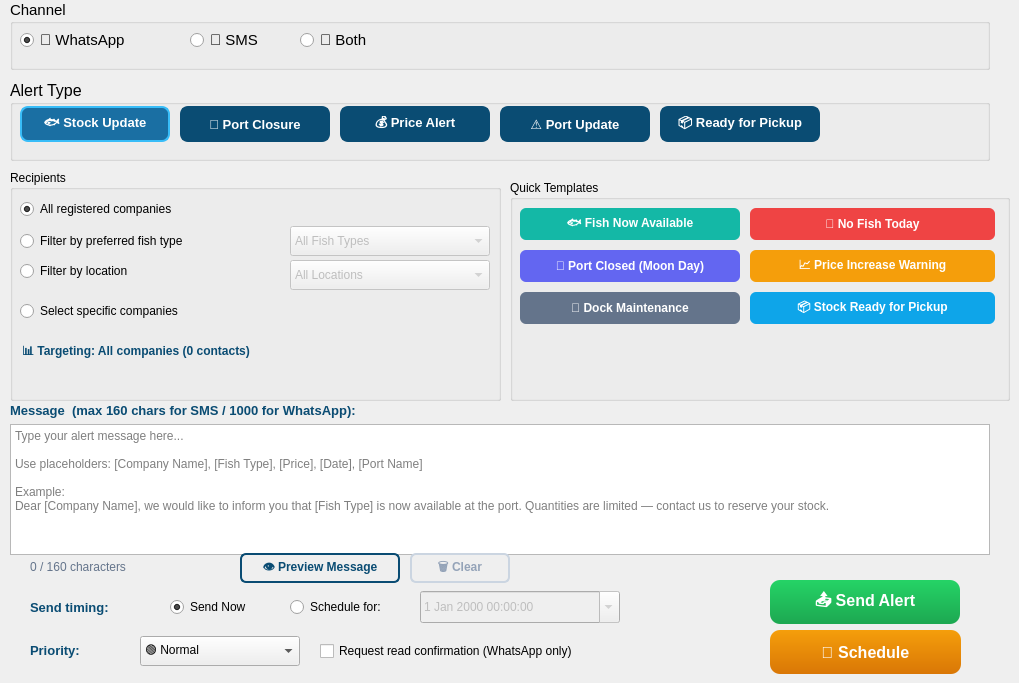
       <widget class="QWidget" name="tab_3">
        <attribute name="title">
         <string>WhatsApp/SMS</string>
        </attribute>
        <widget class="QGroupBox" name="gb_channel">
         <property name="geometry">
          <rect>
           <x>10</x>
           <y>0</y>
           <width>980</width>
           <height>70</height>
          </rect>
         </property>
         <property name="font">
          <font>
           <pointsize>11</pointsize>
          </font>
         </property>
         <property name="title">
          <string>Channel</string>
         </property>
         <widget class="QWidget" name="channelRow" native="true">
          <property name="geometry">
           <rect>
            <x>10</x>
            <y>22</y>
            <width>940</width>
            <height>36</height>
           </rect>
          </property>
          <widget class="QRadioButton" name="ch_whatsapp">
           <property name="geometry">
            <rect>
             <x>0</x>
             <y>6</y>
             <width>160</width>
             <height>24</height>
            </rect>
           </property>
           <property name="text">
            <string>📱 WhatsApp</string>
           </property>
           <property name="checked">
            <bool>true</bool>
           </property>
          </widget>
          <widget class="QRadioButton" name="ch_sms">
           <property name="geometry">
            <rect>
             <x>170</x>
             <y>6</y>
             <width>100</width>
             <height>24</height>
            </rect>
           </property>
           <property name="text">
            <string>💬 SMS</string>
           </property>
          </widget>
          <widget class="QRadioButton" name="ch_both">
           <property name="geometry">
            <rect>
             <x>280</x>
             <y>6</y>
             <width>140</width>
             <height>24</height>
            </rect>
           </property>
           <property name="text">
            <string>📡 Both</string>
           </property>
          </widget>
         </widget>
        </widget>
        <widget class="QGroupBox" name="gb_alerttype">
         <property name="geometry">
          <rect>
           <x>10</x>
           <y>80</y>
           <width>980</width>
           <height>81</height>
          </rect>
         </property>
         <property name="font">
          <font>
           <pointsize>12</pointsize>
          </font>
         </property>
         <property name="title">
          <string>Alert Type</string>
         </property>
         <widget class="QWidget" name="alertTypeRow" native="true">
          <property name="geometry">
           <rect>
            <x>10</x>
            <y>22</y>
            <width>940</width>
            <height>44</height>
           </rect>
          </property>
          <widget class="QPushButton" name="atype_stock">
           <property name="geometry">
            <rect>
             <x>0</x>
             <y>4</y>
             <width>150</width>
             <height>36</height>
            </rect>
           </property>
           <property name="styleSheet">
            <string notr="true">
QPushButton { background-color: #0a4c73; color: white; border-radius: 8px; font-size: 13px;
              font-weight: bold; padding: 8px 10px; border: 2px solid #0a4c73; }
QPushButton:checked { background-color: #1a6fa3; border-color: #38bdf8; }
QPushButton:hover { background-color: #1a6fa3; }
        </string>
           </property>
           <property name="text">
            <string>🐟 Stock Update</string>
           </property>
           <property name="checkable">
            <bool>true</bool>
           </property>
           <property name="checked">
            <bool>true</bool>
           </property>
          </widget>
          <widget class="QPushButton" name="atype_closure">
           <property name="geometry">
            <rect>
             <x>160</x>
             <y>4</y>
             <width>150</width>
             <height>36</height>
            </rect>
           </property>
           <property name="styleSheet">
            <string notr="true">
QPushButton { background-color: #0a4c73; color: white; border-radius: 8px; font-size: 13px;
              font-weight: bold; padding: 8px 10px; border: 2px solid #0a4c73; }
QPushButton:checked { background-color: #1a6fa3; border-color: #38bdf8; }
QPushButton:hover { background-color: #1a6fa3; }
        </string>
           </property>
           <property name="text">
            <string>🌙 Port Closure</string>
           </property>
           <property name="checkable">
            <bool>true</bool>
           </property>
          </widget>
          <widget class="QPushButton" name="atype_price">
           <property name="geometry">
            <rect>
             <x>320</x>
             <y>4</y>
             <width>150</width>
             <height>36</height>
            </rect>
           </property>
           <property name="styleSheet">
            <string notr="true">
QPushButton { background-color: #0a4c73; color: white; border-radius: 8px; font-size: 13px;
              font-weight: bold; padding: 8px 10px; border: 2px solid #0a4c73; }
QPushButton:checked { background-color: #1a6fa3; border-color: #38bdf8; }
QPushButton:hover { background-color: #1a6fa3; }
        </string>
           </property>
           <property name="text">
            <string>💰 Price Alert</string>
           </property>
           <property name="checkable">
            <bool>true</bool>
           </property>
          </widget>
          <widget class="QPushButton" name="atype_port">
           <property name="geometry">
            <rect>
             <x>480</x>
             <y>4</y>
             <width>150</width>
             <height>36</height>
            </rect>
           </property>
           <property name="styleSheet">
            <string notr="true">
QPushButton { background-color: #0a4c73; color: white; border-radius: 8px; font-size: 13px;
              font-weight: bold; padding: 8px 10px; border: 2px solid #0a4c73; }
QPushButton:checked { background-color: #1a6fa3; border-color: #38bdf8; }
QPushButton:hover { background-color: #1a6fa3; }
        </string>
           </property>
           <property name="text">
            <string>⚠️ Port Update</string>
           </property>
           <property name="checkable">
            <bool>true</bool>
           </property>
          </widget>
          <widget class="QPushButton" name="atype_pickup">
           <property name="geometry">
            <rect>
             <x>640</x>
             <y>4</y>
             <width>160</width>
             <height>36</height>
            </rect>
           </property>
           <property name="styleSheet">
            <string notr="true">
QPushButton { background-color: #0a4c73; color: white; border-radius: 8px; font-size: 13px;
              font-weight: bold; padding: 8px 10px; border: 2px solid #0a4c73; }
QPushButton:checked { background-color: #1a6fa3; border-color: #38bdf8; }
QPushButton:hover { background-color: #1a6fa3; }
        </string>
           </property>
           <property name="text">
            <string>📦 Ready for Pickup</string>
           </property>
           <property name="checkable">
            <bool>true</bool>
           </property>
          </widget>
         </widget>
        </widget>
        <widget class="QGroupBox" name="gb_recipients">
         <property name="geometry">
          <rect>
           <x>10</x>
           <y>170</y>
           <width>491</width>
           <height>231</height>
          </rect>
         </property>
         <property name="title">
          <string>Recipients</string>
         </property>
         <widget class="QRadioButton" name="rec_all">
          <property name="geometry">
           <rect>
            <x>10</x>
            <y>28</y>
            <width>331</width>
            <height>22</height>
           </rect>
          </property>
          <property name="text">
           <string>All registered companies</string>
          </property>
          <property name="checked">
           <bool>true</bool>
          </property>
         </widget>
         <widget class="QRadioButton" name="rec_fish">
          <property name="geometry">
           <rect>
            <x>10</x>
            <y>60</y>
            <width>261</width>
            <height>22</height>
           </rect>
          </property>
          <property name="text">
           <string>Filter by preferred fish type</string>
          </property>
         </widget>
         <widget class="QComboBox" name="combo_fish_filter">
          <property name="enabled">
           <bool>false</bool>
          </property>
          <property name="geometry">
           <rect>
            <x>280</x>
            <y>56</y>
            <width>200</width>
            <height>30</height>
           </rect>
          </property>
          <item>
           <property name="text">
            <string>All Fish Types</string>
           </property>
          </item>
          <item>
           <property name="text">
            <string>Sardina</string>
           </property>
          </item>
          <item>
           <property name="text">
            <string>Choro</string>
           </property>
          </item>
          <item>
           <property name="text">
            <string>Tuna</string>
           </property>
          </item>
          <item>
           <property name="text">
            <string>Other</string>
           </property>
          </item>
         </widget>
         <widget class="QRadioButton" name="rec_location">
          <property name="geometry">
           <rect>
            <x>10</x>
            <y>90</y>
            <width>220</width>
            <height>22</height>
           </rect>
          </property>
          <property name="text">
           <string>Filter by location</string>
          </property>
         </widget>
         <widget class="QComboBox" name="combo_location_filter">
          <property name="enabled">
           <bool>false</bool>
          </property>
          <property name="geometry">
           <rect>
            <x>280</x>
            <y>90</y>
            <width>200</width>
            <height>30</height>
           </rect>
          </property>
          <item>
           <property name="text">
            <string>All Locations</string>
           </property>
          </item>
          <item>
           <property name="text">
            <string>Tunis</string>
           </property>
          </item>
          <item>
           <property name="text">
            <string>Sousse</string>
           </property>
          </item>
          <item>
           <property name="text">
            <string>Bizerte</string>
           </property>
          </item>
          <item>
           <property name="text">
            <string>Sfax</string>
           </property>
          </item>
          <item>
           <property name="text">
            <string>Gabes</string>
           </property>
          </item>
         </widget>
         <widget class="QRadioButton" name="rec_custom">
          <property name="geometry">
           <rect>
            <x>10</x>
            <y>130</y>
            <width>221</width>
            <height>22</height>
           </rect>
          </property>
          <property name="text">
           <string>Select specific companies</string>
          </property>
         </widget>
         <widget class="QLabel" name="lbl_recipient_count">
          <property name="geometry">
           <rect>
            <x>12</x>
            <y>167</y>
            <width>440</width>
            <height>31</height>
           </rect>
          </property>
          <property name="styleSheet">
           <string notr="true">color: #0a4c73; font-weight: bold; font-size: 12px;</string>
          </property>
          <property name="text">
           <string>📊 Targeting: All companies (0 contacts)</string>
          </property>
         </widget>
        </widget>
        <widget class="QGroupBox" name="gb_quicktpl">
         <property name="geometry">
          <rect>
           <x>510</x>
           <y>180</y>
           <width>500</width>
           <height>221</height>
          </rect>
         </property>
         <property name="title">
          <string>Quick Templates</string>
         </property>
         <widget class="QPushButton" name="tpl_stock_available">
          <property name="geometry">
           <rect>
            <x>10</x>
            <y>28</y>
            <width>220</width>
            <height>32</height>
           </rect>
          </property>
          <property name="styleSheet">
           <string notr="true">
QPushButton { background-color: #14b8a6; color: white; border-radius: 6px;
              font-size: 12px; font-weight: bold; padding: 6px 10px; border: none; }
QPushButton:hover { background-color: #0d9488; }
       </string>
          </property>
          <property name="text">
           <string>🐟 Fish Now Available</string>
          </property>
         </widget>
         <widget class="QPushButton" name="tpl_no_fish">
          <property name="geometry">
           <rect>
            <x>240</x>
            <y>28</y>
            <width>245</width>
            <height>32</height>
           </rect>
          </property>
          <property name="styleSheet">
           <string notr="true">
QPushButton { background-color: #ef4444; color: white; border-radius: 6px;
              font-size: 12px; font-weight: bold; padding: 6px 10px; border: none; }
QPushButton:hover { background-color: #dc2626; }
       </string>
          </property>
          <property name="text">
           <string>🚫 No Fish Today</string>
          </property>
         </widget>
         <widget class="QPushButton" name="tpl_port_closed">
          <property name="geometry">
           <rect>
            <x>10</x>
            <y>70</y>
            <width>220</width>
            <height>32</height>
           </rect>
          </property>
          <property name="styleSheet">
           <string notr="true">
QPushButton { background-color: #6366f1; color: white; border-radius: 6px;
              font-size: 12px; font-weight: bold; padding: 6px 10px; border: none; }
QPushButton:hover { background-color: #4f46e5; }
       </string>
          </property>
          <property name="text">
           <string>🌙 Port Closed (Moon Day)</string>
          </property>
         </widget>
         <widget class="QPushButton" name="tpl_price_up">
          <property name="geometry">
           <rect>
            <x>240</x>
            <y>70</y>
            <width>245</width>
            <height>32</height>
           </rect>
          </property>
          <property name="styleSheet">
           <string notr="true">
QPushButton { background-color: #f59e0b; color: white; border-radius: 6px;
              font-size: 12px; font-weight: bold; padding: 6px 10px; border: none; }
QPushButton:hover { background-color: #d97706; }
       </string>
          </property>
          <property name="text">
           <string>📈 Price Increase Warning</string>
          </property>
         </widget>
         <widget class="QPushButton" name="tpl_maintenance">
          <property name="geometry">
           <rect>
            <x>10</x>
            <y>112</y>
            <width>220</width>
            <height>32</height>
           </rect>
          </property>
          <property name="styleSheet">
           <string notr="true">
QPushButton { background-color: #64748b; color: white; border-radius: 6px;
              font-size: 12px; font-weight: bold; padding: 6px 10px; border: none; }
QPushButton:hover { background-color: #475569; }
       </string>
          </property>
          <property name="text">
           <string>🔧 Dock Maintenance</string>
          </property>
         </widget>
         <widget class="QPushButton" name="tpl_pickup_ready">
          <property name="geometry">
           <rect>
            <x>240</x>
            <y>112</y>
            <width>245</width>
            <height>32</height>
           </rect>
          </property>
          <property name="styleSheet">
           <string notr="true">
QPushButton { background-color: #0ea5e9; color: white; border-radius: 6px;
              font-size: 12px; font-weight: bold; padding: 6px 10px; border: none; }
QPushButton:hover { background-color: #0284c7; }
       </string>
          </property>
          <property name="text">
           <string>📦 Stock Ready for Pickup</string>
          </property>
         </widget>
        </widget>
        <widget class="QLabel" name="lbl_message">
         <property name="geometry">
          <rect>
           <x>10</x>
           <y>400</y>
           <width>980</width>
           <height>20</height>
          </rect>
         </property>
         <property name="styleSheet">
          <string notr="true">font-weight: bold; color: #0a4c73; font-size: 13px;</string>
         </property>
         <property name="text">
          <string>Message  (max 160 chars for SMS / 1000 for WhatsApp):</string>
         </property>
        </widget>
        <widget class="QTextEdit" name="msg_body">
         <property name="geometry">
          <rect>
           <x>10</x>
           <y>424</y>
           <width>980</width>
           <height>131</height>
          </rect>
         </property>
         <property name="placeholderText">
          <string>Type your alert message here...

Use placeholders: [Company Name], [Fish Type], [Price], [Date], [Port Name]

Example:
Dear [Company Name], we would like to inform you that [Fish Type] is now available at the port. Quantities are limited — contact us to reserve your stock.</string>
         </property>
        </widget>
        <widget class="QDateTimeEdit" name="schedule_datetime">
         <property name="enabled">
          <bool>false</bool>
         </property>
         <property name="geometry">
          <rect>
           <x>420</x>
           <y>591</y>
           <width>200</width>
           <height>32</height>
          </rect>
         </property>
         <property name="calendarPopup">
          <bool>true</bool>
         </property>
        </widget>
        <widget class="QPushButton" name="btn_clear_msg">
         <property name="geometry">
          <rect>
           <x>410</x>
           <y>553</y>
           <width>100</width>
           <height>30</height>
          </rect>
         </property>
         <property name="styleSheet">
          <string notr="true">
QPushButton { background-color: transparent; color: #94a3b8; border: 2px solid #cbd5e1;
              border-radius: 6px; font-size: 12px; font-weight: bold; padding: 5px 10px; }
QPushButton:hover { background-color: #f1f5f9; color: #64748b; }
      </string>
         </property>
         <property name="text">
          <string>🗑️ Clear</string>
         </property>
        </widget>
        <widget class="QPushButton" name="btn_send_alert">
         <property name="geometry">
          <rect>
           <x>770</x>
           <y>580</y>
           <width>190</width>
           <height>44</height>
          </rect>
         </property>
         <property name="styleSheet">
          <string notr="true">
QPushButton { background: qlineargradient(x1:0, y1:0, x2:0, y2:1, stop:0 #25d366, stop:1 #1da851);
              color: white; font-size: 16px; font-weight: bold; border: none; border-radius: 10px; padding: 10px 20px; }
QPushButton:hover { background: qlineargradient(x1:0, y1:0, x2:0, y2:1, stop:0 #34e87a, stop:1 #25d366); }
QPushButton:pressed { background: qlineargradient(x1:0, y1:0, x2:0, y2:1, stop:0 #128c3e, stop:1 #0e6b30); }
      </string>
         </property>
         <property name="text">
          <string>📤 Send Alert</string>
         </property>
        </widget>
        <widget class="QComboBox" name="combo_priority">
         <property name="geometry">
          <rect>
           <x>140</x>
           <y>636</y>
           <width>160</width>
           <height>30</height>
          </rect>
         </property>
         <item>
          <property name="text">
           <string>🟢 Normal</string>
          </property>
         </item>
         <item>
          <property name="text">
           <string>🟡 Important</string>
          </property>
         </item>
         <item>
          <property name="text">
           <string>🔴 Urgent</string>
          </property>
         </item>
        </widget>
        <widget class="QPushButton" name="btn_schedule_alert">
         <property name="geometry">
          <rect>
           <x>770</x>
           <y>630</y>
           <width>191</width>
           <height>44</height>
          </rect>
         </property>
         <property name="styleSheet">
          <string notr="true">
QPushButton { background: qlineargradient(x1:0, y1:0, x2:0, y2:1, stop:0 #f59e0b, stop:1 #d97706);
              color: white; font-size: 16px; font-weight: bold; border: none; border-radius: 10px; padding: 10px 20px; }
QPushButton:hover { background: qlineargradient(x1:0, y1:0, x2:0, y2:1, stop:0 #fbbf24, stop:1 #f59e0b); }
QPushButton:pressed { background: qlineargradient(x1:0, y1:0, x2:0, y2:1, stop:0 #b45309, stop:1 #92400e); }
      </string>
         </property>
         <property name="text">
          <string>⏰ Schedule</string>
         </property>
        </widget>
        <widget class="QLabel" name="lbl_priority">
         <property name="geometry">
          <rect>
           <x>30</x>
           <y>640</y>
           <width>100</width>
           <height>20</height>
          </rect>
         </property>
         <property name="styleSheet">
          <string notr="true">font-weight: bold; color: #0a4c73; font-size: 13px;</string>
         </property>
         <property name="text">
          <string>Priority:</string>
         </property>
        </widget>
        <widget class="QCheckBox" name="chk_confirm_read">
         <property name="geometry">
          <rect>
           <x>320</x>
           <y>640</y>
           <width>391</width>
           <height>22</height>
          </rect>
         </property>
         <property name="text">
          <string>Request read confirmation (WhatsApp only)</string>
         </property>
        </widget>
        <widget class="QPushButton" name="btn_preview_msg">
         <property name="geometry">
          <rect>
           <x>240</x>
           <y>553</y>
           <width>160</width>
           <height>30</height>
          </rect>
         </property>
         <property name="styleSheet">
          <string notr="true">
QPushButton { background-color: transparent; color: #0a4c73; border: 2px solid #0a4c73;
              border-radius: 6px; font-size: 12px; font-weight: bold; padding: 5px 10px; }
QPushButton:hover { background-color: #e0f2fe; }
      </string>
         </property>
         <property name="text">
          <string>👁️ Preview Message</string>
         </property>
        </widget>
        <widget class="QRadioButton" name="sched_later">
         <property name="geometry">
          <rect>
           <x>290</x>
           <y>595</y>
           <width>120</width>
           <height>24</height>
          </rect>
         </property>
         <property name="text">
          <string>Schedule for:</string>
         </property>
        </widget>
        <widget class="QLabel" name="lbl_schedule">
         <property name="geometry">
          <rect>
           <x>30</x>
           <y>597</y>
           <width>130</width>
           <height>20</height>
          </rect>
         </property>
         <property name="styleSheet">
          <string notr="true">font-weight: bold; color: #0a4c73; font-size: 13px;</string>
         </property>
         <property name="text">
          <string>Send timing:</string>
         </property>
        </widget>
        <widget class="QLabel" name="lbl_char_count">
         <property name="geometry">
          <rect>
           <x>30</x>
           <y>557</y>
           <width>200</width>
           <height>20</height>
          </rect>
         </property>
         <property name="styleSheet">
          <string notr="true">color: #64748b; font-size: 12px;</string>
         </property>
         <property name="text">
          <string>0 / 160 characters</string>
         </property>
        </widget>
        <widget class="QRadioButton" name="sched_now">
         <property name="geometry">
          <rect>
           <x>170</x>
           <y>595</y>
           <width>110</width>
           <height>24</height>
          </rect>
         </property>
         <property name="text">
          <string>Send Now</string>
         </property>
         <property name="checked">
          <bool>true</bool>
         </property>
        </widget>
       </widget>
